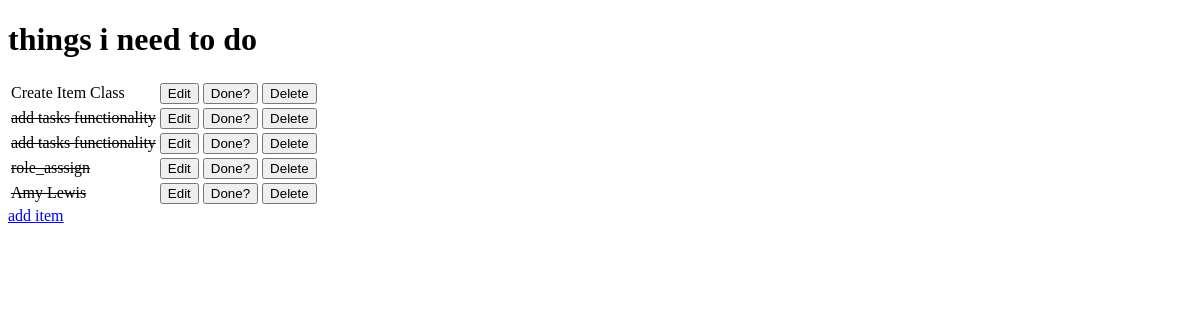
The page /todo/ on the database as committed earlier.
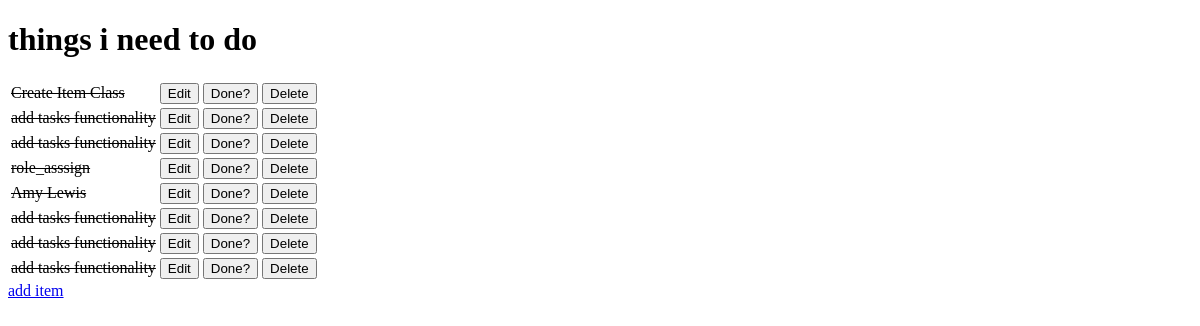
The same page on the database as committed later.
### todo/models.py (models this page shows, shortened)
class Item(models.Model):
    name = models.CharField(max_length=50, null=False, blank=False)
    done = models.BooleanField(null=False, blank=False, default=False)

### todo/views.py (the view)
# urls.py: path('todo/', views.get_todo_list, name='get_todo_list'),
def get_todo_list(request):
    items = Item.objects.all()
    context = {
        "items": items
    }
    return render(request, 'todo/todo.html', context)

### todo/templates/todo/todo.html (shortened to what this page needs)
<!DOCTYPE html>
<html lang="en">
<head>
</head>
<body>
    <h1>things i need to do</h1>
    <table>
    {% for item in items %}
        <tr>
            {% if item.done %}
                <td>
                    <strike>{{ item.name }}</strike>
                </td>
            {% else %}
                <td>{{ item.name }}</td>
            {% endif %}
            <td>
                <a href="/edit/{{item.id}}">
                    <button>Edit</button>
                </a>
            </td>
            <td>
                <a href="/toggle/{{item.id}}">
                    <button>Done?</button>
                </a>
            </td>
            <td>
                <a href="/delete/{{item.id}}">
                    <button>Delete</button>
                </a>
            </td>
        </tr>
        {% empty %}
            <tr>
                <td>You have nothing to do</td>
            </tr>
    {% endfor %}
    </table>
    <a href="/add_todo">add item</a>
</body>
</html>

Rows that differ between the two databases and show on the page:
changed Item "Create Item Class": done False → True (drawn)
added Item: name "add tasks functionality"
added Item: name "add tasks functionality"
added Item: name "add tasks functionality"
